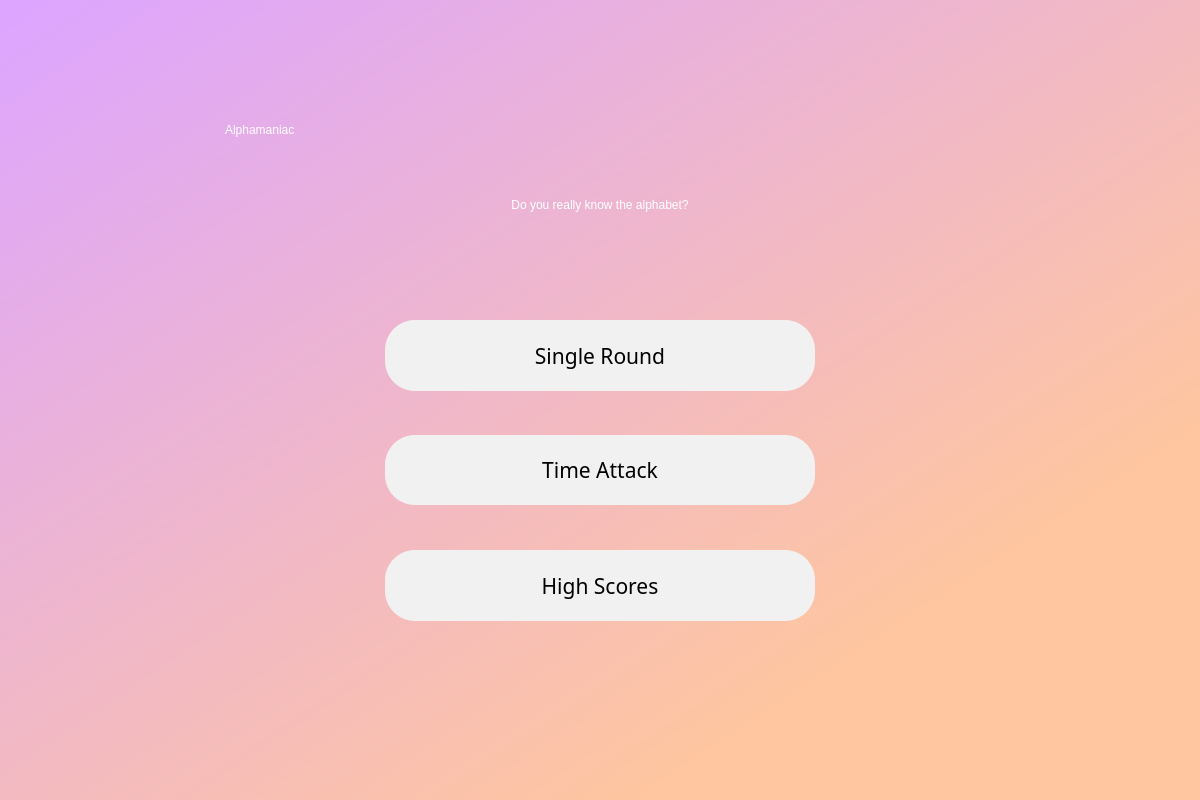
<?xml version="1.0" encoding="UTF-8"?>
<ui version="4.0">
 <class>menuUI</class>
 <widget class="QDialog" name="menuUI">
  <property name="geometry">
   <rect>
    <x>0</x>
    <y>0</y>
    <width>1200</width>
    <height>800</height>
   </rect>
  </property>
  <property name="windowTitle">
   <string>Dialog</string>
  </property>
  <widget class="QWidget" name="background" native="true">
   <property name="geometry">
    <rect>
     <x>0</x>
     <y>0</y>
     <width>1200</width>
     <height>800</height>
    </rect>
   </property>
   <property name="styleSheet">
    <string notr="true">QWidget#background{
background-color:qlineargradient(spread:pad, x1:0, y1:0.0227273, x2:0.95003, y2:0.972, stop:0 rgba(221, 165, 255, 255), stop:0.800995 rgba(255, 198, 159, 255));}</string>
   </property>
   <widget class="QLabel" name="label">
    <property name="geometry">
     <rect>
      <x>225</x>
      <y>50</y>
      <width>750</width>
      <height>160</height>
     </rect>
    </property>
    <property name="styleSheet">
     <string notr="true">font: 70pt &quot;Bauhaus 93&quot;;

color: white;</string>
    </property>
    <property name="text">
     <string>Alphamaniac</string>
    </property>
   </widget>
   <widget class="QLabel" name="subtitle">
    <property name="geometry">
     <rect>
      <x>345</x>
      <y>190</y>
      <width>510</width>
      <height>30</height>
     </rect>
    </property>
    <property name="styleSheet">
     <string notr="true">font: 16pt &quot;Showcard Gothic&quot;;
color: white;</string>
    </property>
    <property name="text">
     <string>Do you really know the alphabet?</string>
    </property>
    <property name="alignment">
     <set>Qt::AlignCenter</set>
    </property>
   </widget>
   <widget class="QPushButton" name="srButton">
    <property name="geometry">
     <rect>
      <x>385</x>
      <y>320</y>
      <width>430</width>
      <height>71</height>
     </rect>
    </property>
    <property name="font">
     <font>
      <family>Bauhaus 93</family>
      <pointsize>16</pointsize>
      <weight>50</weight>
      <italic>false</italic>
      <bold>false</bold>
      <kerning>true</kerning>
     </font>
    </property>
    <property name="styleSheet">
     <string notr="true">border-radius:30px;
background-color: rgb(241, 241, 241);
font: 16pt &quot;Bauhaus 93&quot;;</string>
    </property>
    <property name="text">
     <string>Single Round</string>
    </property>
   </widget>
   <widget class="QPushButton" name="taButton">
    <property name="geometry">
     <rect>
      <x>385</x>
      <y>435</y>
      <width>430</width>
      <height>70</height>
     </rect>
    </property>
    <property name="font">
     <font>
      <family>Bauhaus 93</family>
      <pointsize>16</pointsize>
      <weight>50</weight>
      <italic>false</italic>
      <bold>false</bold>
      <kerning>true</kerning>
     </font>
    </property>
    <property name="styleSheet">
     <string notr="true">border-radius:30px;
background-color: rgb(241, 241, 241);
font: 16pt &quot;Bauhaus 93&quot;;</string>
    </property>
    <property name="text">
     <string>Time Attack</string>
    </property>
   </widget>
   <widget class="QPushButton" name="hsButton">
    <property name="geometry">
     <rect>
      <x>385</x>
      <y>550</y>
      <width>430</width>
      <height>71</height>
     </rect>
    </property>
    <property name="font">
     <font>
      <family>Bauhaus 93</family>
      <pointsize>16</pointsize>
      <weight>50</weight>
      <italic>false</italic>
      <bold>false</bold>
      <kerning>true</kerning>
     </font>
    </property>
    <property name="styleSheet">
     <string notr="true">border-radius:30px;
background-color: rgb(241, 241, 241);
font: 16pt &quot;Bauhaus 93&quot;;</string>
    </property>
    <property name="text">
     <string>High Scores</string>
    </property>
   </widget>
  </widget>
 </widget>
 <resources/>
 <connections/>
</ui>
